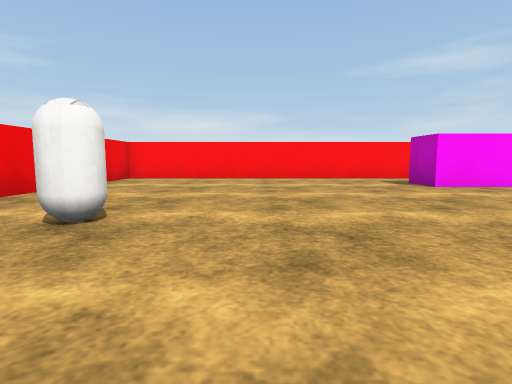
view 1 (above)

17 first-person views from a walk through a Unity game level. The camera is 0.51 m above the floor, tilts 6° down and sees 80° across. The floor is counted in squares, 1 m on a side. Each view is taken from the middle of a square. On the plan, view 1 faces up. The plan holds only what a view shows up to about 9 squares ahead; the rest is blank. The player is left out. Surface patterns are stand-ins for the level's own textures.

view 2
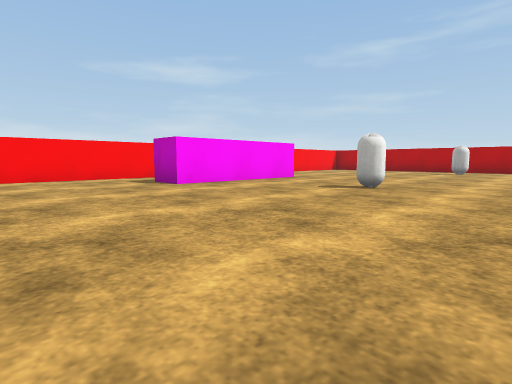

view 3
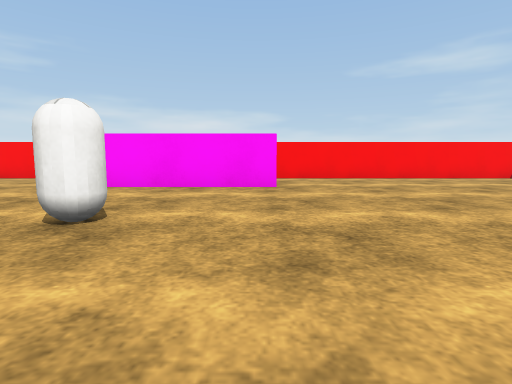

view 4
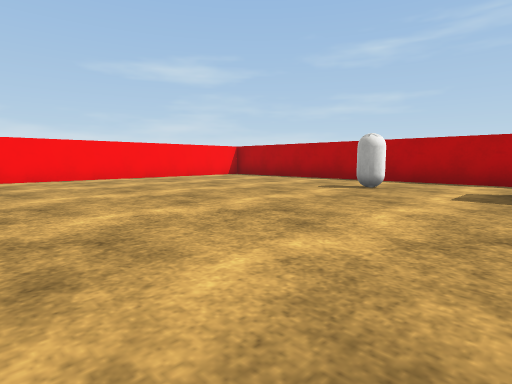

view 5
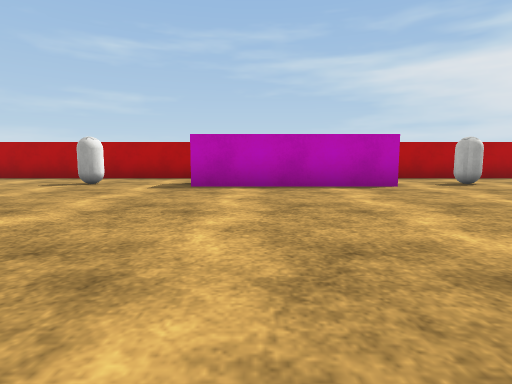

view 6
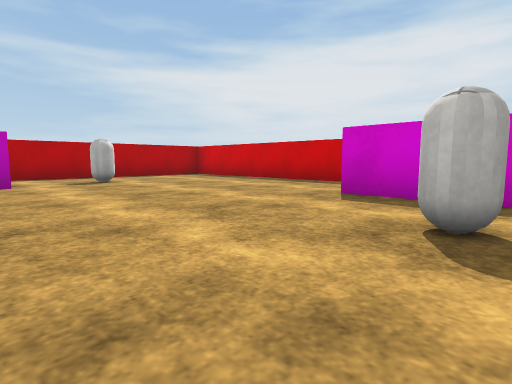

view 7
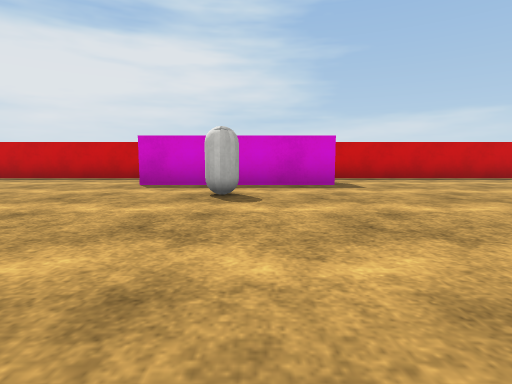

view 8
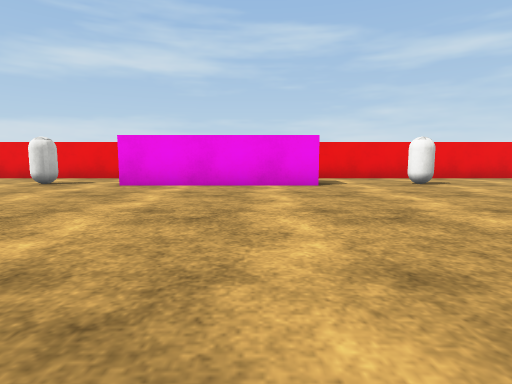

view 9
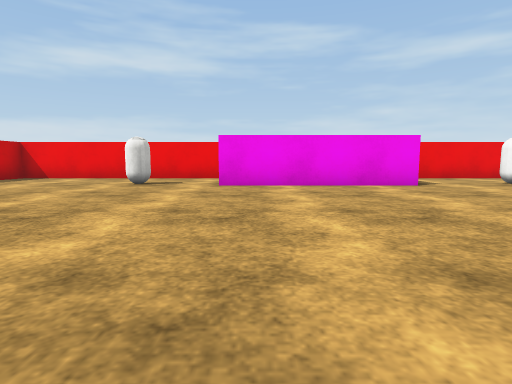

view 10
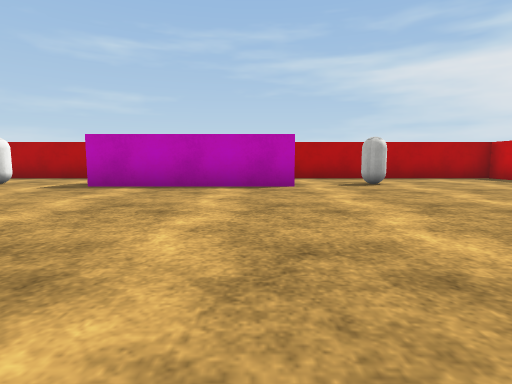

view 11
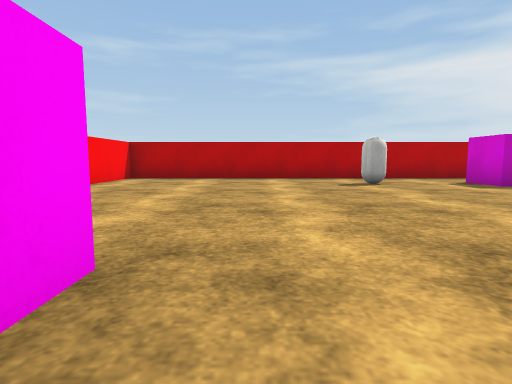

view 12
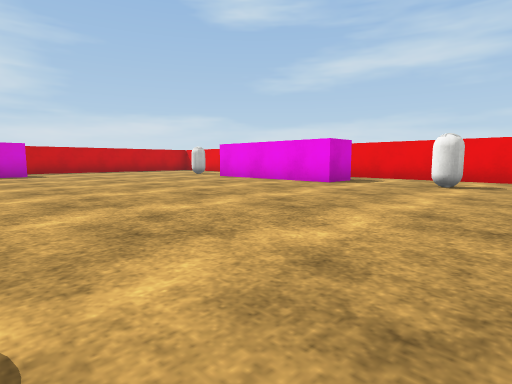

view 13
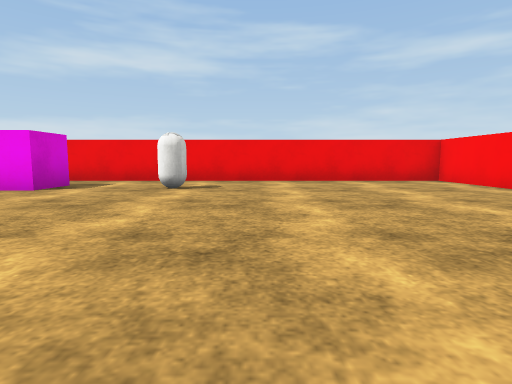

view 14
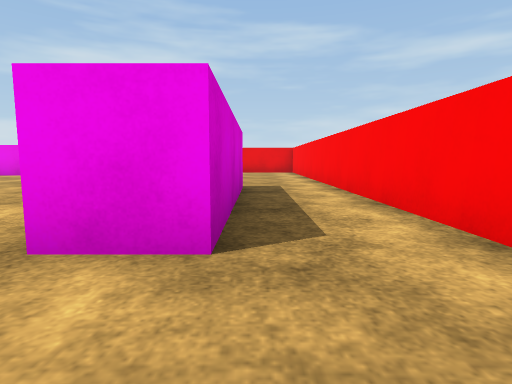

view 15
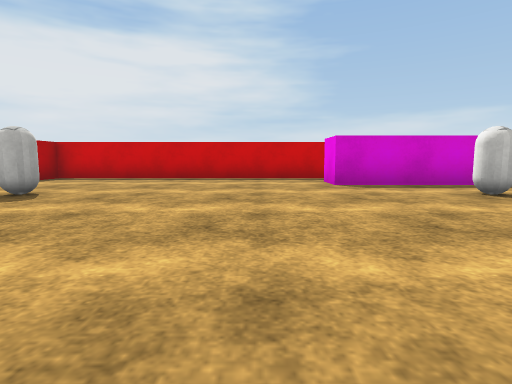

view 16
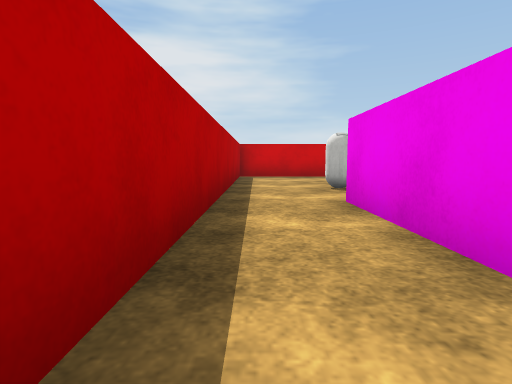

view 17
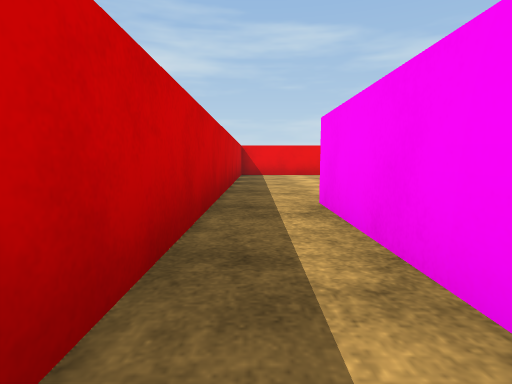

### Floor plan
Points are (right, up) in squares from view 1. A wall is a line through its corners. A room is listed if a view was taken in it or the views show most of it. See-through windows are left out.
Room 1 (views 1, 2, 3, 4, 5, 6, 7, 8, 9, 10, 11, 12, 13, 14, 15, 16, 17)
walls: (3.4, 5.8) (3.4, 6.8) (7.4, 6.8) (7.4, 5.8) (3.4, 5.8); (-2.1, 0.3) (-1.1, 0.3) (-1.1, -3.8); (3.4, -7.2) (7.4, -7.2) (7.4, -8.2); (11.9, -3.8) (11.9, 0.3) (13, 0.3); (12.9, -1.2) (12.9, -3.8); (6.2, -8.2) (3.4, -8.2); (-3.5, -4) (-3.5, -9.5) (14.5, -9.5) (14.5, 8.5) (-3.5, 8.5) (-3.5, -0.6)
objects: capsule (-2, -6) to (-1, -5); capsule (-2, 2) to (-1, 3); capsule (5, -6) to (6, -5); capsule (5, 2) to (6, 3); capsule (12, -6) to (13, -5); capsule (12, 2) to (13, 3)

Positions as (right, up) in squares from view 1, and headings:
1: (0, 0), facing up
2: (0, 0), facing up-right
3: (7, 0), facing up
4: (7, 0), facing up-right
5: (6, -1), facing right
6: (5, -3), facing down-right
7: (5, -1), facing down
8: (5, -1), facing left
9: (5, -3), facing left
10: (6, -3), facing right
11: (6, 5), facing right
12: (5, 4), facing down-left
13: (4, 4), facing left
14: (9, 7), facing left
15: (9, -1), facing down
16: (14, 0), facing down
17: (7, -9), facing left
